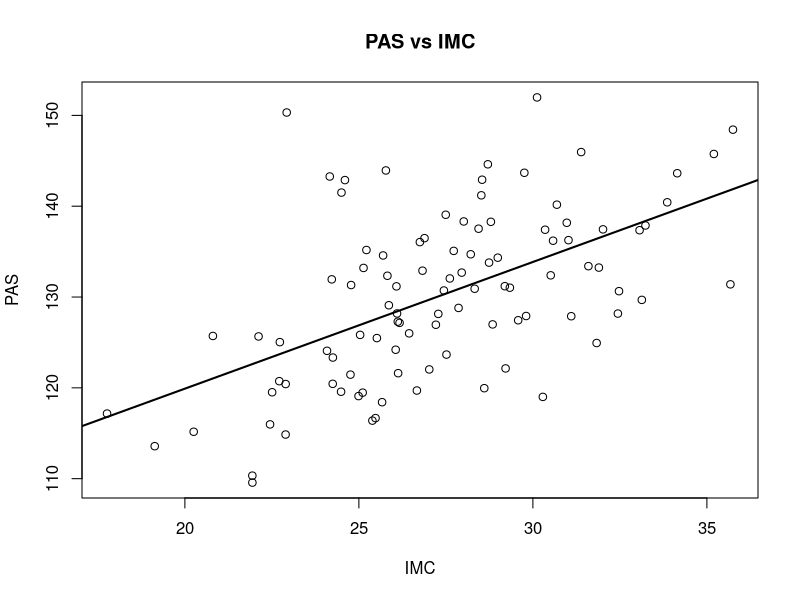
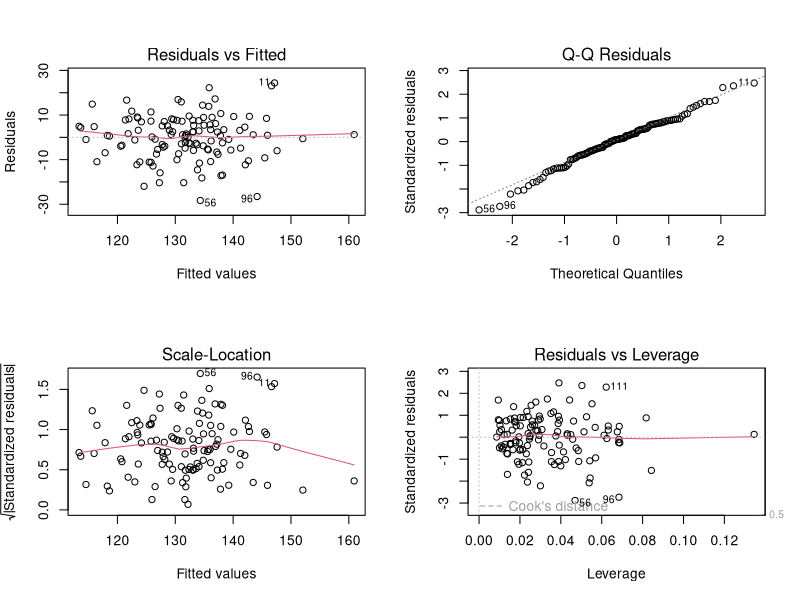

Here is the R script that generated these plots, in order:
## ---- chunk 1
set.seed(123)
n <- 100
IMC <- rnorm(n, 27, 4)
PAS <- 90 + 1.5*IMC + rnorm(n, 0, 8)
datos <- data.frame(IMC, PAS)
head(datos)
## ---- chunk 2
modelo_uni <- lm(PAS ~ IMC, data = datos)
summary(modelo_uni)
## ---- chunk 3
plot(datos$IMC, datos$PAS, main="PAS vs IMC", xlab="IMC", ylab="PAS")
abline(modelo_uni, lwd=2)
## ---- chunk 4
set.seed(123)
n <- 120
IMC <- rnorm(n, 27, 4)
Edad <- rnorm(n, 45, 10)
Actividad <- rnorm(n, 3, 1)
## ---- chunk 5
PAS <- 80 + 1.2*IMC + 0.6*Edad - 2.5*Actividad + rnorm(n, 0, 10)
datos2 <- data.frame(IMC, Edad, Actividad, PAS)
head(datos2)
## ---- chunk 6
modelo_multi <- lm(PAS ~ IMC + Edad + Actividad, data = datos2)
summary(modelo_multi)
## ---- chunk 7
par(mfrow=c(2,2))
plot(modelo_multi)
